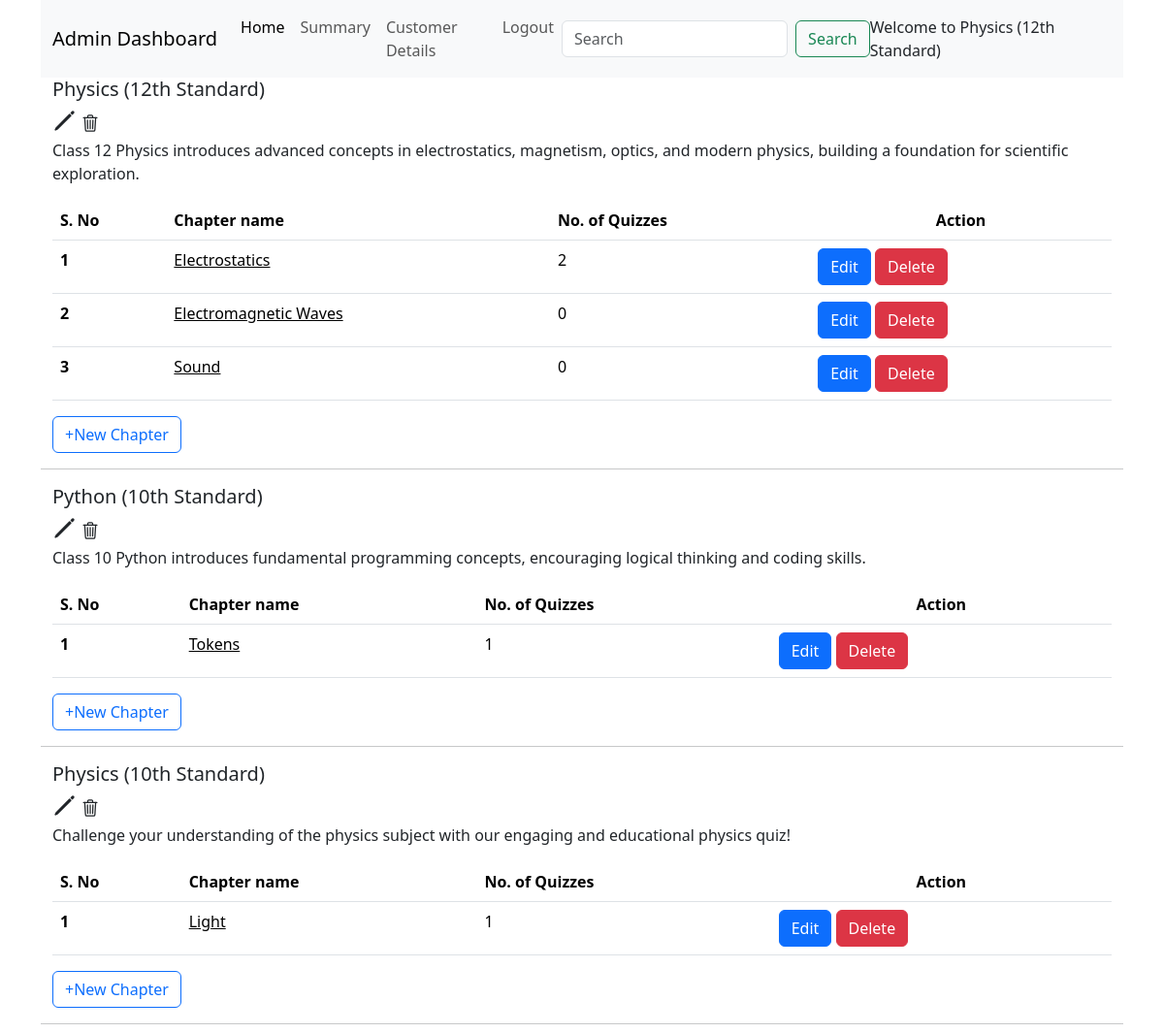
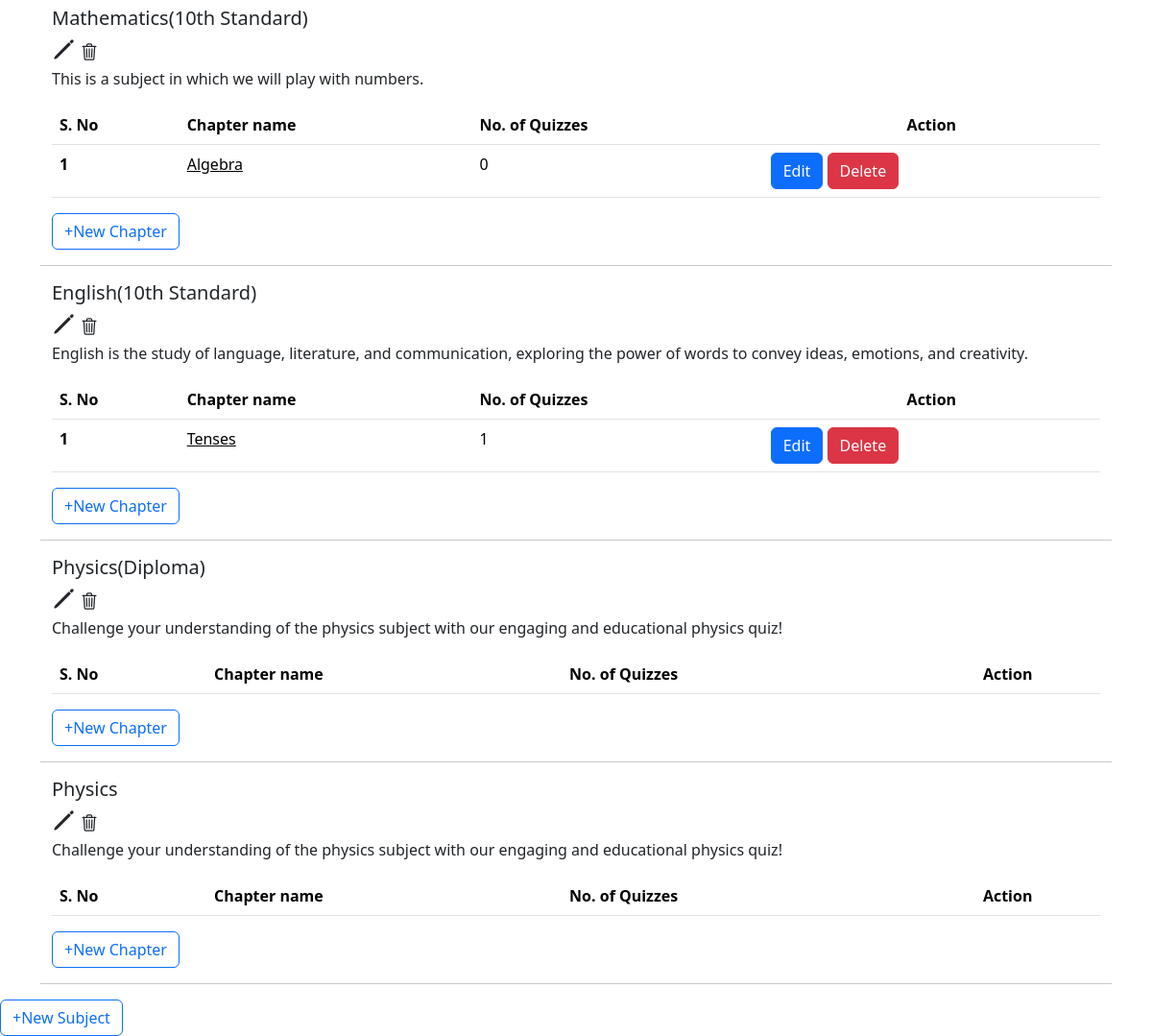
The page /admin_dashboard/Physics (12th Standard) (signed in) on the database its author committed (2 pictures, top to bottom).
### backend/models.py (models this page shows)
class Subject(db.Model):
  __tablename__="subject"
  sub_id=db.Column(db.Integer, primary_key=True, nullable=False)
  name=db.Column(db.String, nullable=False)
  description=db.Column(db.String)
  chapters=db.relationship("Chapter", cascade="all,delete", backref="subject", lazy=True)

class Chapter(db.Model):
  __tablename__="chapter"
  ch_id=db.Column(db.Integer, primary_key=True, nullable=False)
  subject_id=db.Column(db.Integer, db.ForeignKey("subject.sub_id"), nullable=False)
  name=db.Column(db.String, nullable=False)
  description=db.Column(db.String)
  quizes=db.relationship("Quiz", cascade="all,delete", backref="chapter", lazy=True)

### backend/controllers.py (the view)
@app.route('/admin_dashboard/<name>', methods=["GET","POST"])
def admin_dashboard(name):
  if request.method=="GET":
    subjects = db.session.query(Subject).all()
    return render_template("admin_dashboard.html", name=name, subjects=subjects)

### templates/admin_dashboard.html (shortened to what this page needs)
<!DOCTYPE html>
<html lang="en">
<head>
  <link href="https://cdn.jsdelivr.net/npm/bootstrap@5.3.3/dist/css/bootstrap.min.css" rel="stylesheet">
  <link href="https://cdn.jsdelivr.net/npm/bootstrap-icons/font/bootstrap-icons.css" rel="stylesheet">
  <link href="/static/style/admin_dashboard.css" rel="stylesheet">
</head>
<body>
  <div class="container new-container">
    <nav class="navbar navbar-expand-lg bg-body-tertiary">
      <div class="container-fluid">
        <a class="navbar-brand" href="#">Admin Dashboard</a>
        <div class="collapse navbar-collapse" id="navbarSupportedContent">
          <ul class="navbar-nav me-auto mb-2 mb-lg-0">
            <li class="nav-item">
              <a class="nav-link active" aria-current="page" href="/admin_dashboard/{{name}}">Home</a>
            </li>
            <li class="nav-item">
              <a class="nav-link" href="/admin_summary/{{name}}">Summary</a>
            </li>
            <li class="nav-item">
              <a class="nav-link" href="/admin_user/{{name}}">Customer Details</a>
            </li>
            <li class="nav-item">
              <a class="nav-link" onclick="window.location.href='/'">Logout</a>
            </li>
          </ul>
          <form class="d-flex" role="search" method="POST" action="/search/{{name}}">
            <input class="form-control me-2" type="search" placeholder="Search" aria-label="Search" name="search" id="search">
            <button class="btn btn-outline-success" type="submit">Search</button>
          </form>
          <span class="nav=text">
            Welcome to {{name}}
          </span>
        </div>
      </div>
    </nav>
    {% for subject in subjects %}
    <div class="container new-container">
      <div class="title"><h5>{{subject.name}}</h5>
        <a onclick="window.location.href='/admin_dashboard/{{subject.sub_id}}/edit_subject/{{name}}'" ><ion-icon name="pencil-outline" style="font-size: 25px;" ></ion-icon></a>
        <a onclick="window.location.href='/admin_dashboard/{{subject.sub_id}}/delete_subject/{{name}}'"><ion-icon name="trash-outline" style="font-size: 20px;"></ion-icon></a>
      </div>
      <div class="description">{{subject.description}}</div>
      <table class="table table-striped">
        <table class="table">
          <thead>
            <tr>
              <th scope="col">S. No</th>
              <th scope="col">Chapter name</th>
              <th scope="col">No. of Quizzes</th>
              <th scope="col" class="text-center">Action</th>
            </tr>
          </thead>
          <tbody>
            {% for chapter in subject.chapters %}
            <tr>
              <th scope="row">{{loop.index}}</th>
              <td id="clickable"><a onclick="window.location.href='/admin_dashboard/{{subject.sub_id}}/{{chapter.ch_id}}/{{name}}'">{{chapter.name}}</a></td>
              <td>{{chapter.quizes | length}}</td>
              <td><a onclick="window.location.href='/admin_dashboard/{{subject.sub_id}}/{{chapter.ch_id}}/edit_chapter/{{name}}'" type="button" class="btn btn-primary">Edit</a>
              <a onclick="window.location.href='/admin_dashboard/{{subject.sub_id}}/{{chapter.ch_id}}/delete_chapter/{{name}}'" type="button" class="btn btn-danger">Delete</a></td>
              {% endfor %}
            </tr>
          </tbody>
        </table>
        <a onclick="window.location.href='/admin_dashboard/{{subject.sub_id}}/new_chapter/{{name}}'" type="button" class="btn btn-outline-primary">+New Chapter</a>
      </table>
    </div>
    <hr />
    {% endfor %}
  </div>
  <a onclick="window.location.href='/admin_dashboard/new_subject/{{name}}'" type="button" class="btn btn-outline-primary">+New Subject</a>
</body>
</html>

### static/style/admin_dashboard.css (style rules this page uses)
#clickable { text-decoration: underline; cursor: pointer; }
li a { cursor: pointer; }

### rows shown on the page
Subject: name "Physics (12th Standard)", description "Class 12 Physics introduces advanced concepts in electrostatics, magnetism, optics, and modern physics, building a foundation for scientific exploration."
Chapter: name "Electrostatics", quizes|length "2"
Chapter: name "Electromagnetic Waves", quizes|length "0"
Chapter: name "Sound", quizes|length "0"
Subject: name "Python (10th Standard)", description "Class 10 Python introduces fundamental programming concepts, encouraging logical thinking and coding skills."
Chapter: name "Tokens", quizes|length "1"
Subject: name "Physics (10th Standard)", description "Challenge your understanding of the physics subject with our engaging and educational physics quiz!"
Chapter: name "Light", quizes|length "1"
Subject: name "Mathematics(10th Standard)", description "This is a subject in which we will play with numbers."
Chapter: name "Algebra", quizes|length "0"
Subject: name "English(10th Standard)", description "English is the study of language, literature, and communication, exploring the power of words to convey ideas, emotions, and creativity."
Chapter: name "Tenses", quizes|length "1"
Subject: name "Physics(Diploma)", description "Challenge your understanding of the physics subject with our engaging and educational physics quiz!"
Subject: name "Physics", description "Challenge your understanding of the physics subject with our engaging and educational physics quiz!"
